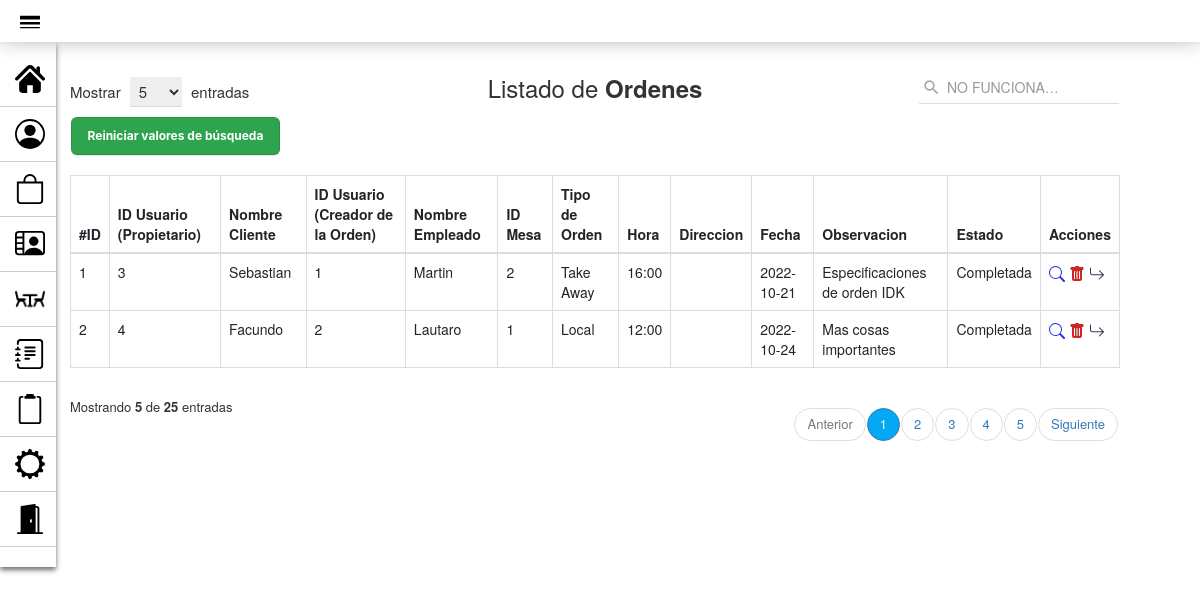
The page /PAGINA_GestionOrdenes.php on the database as committed earlier.
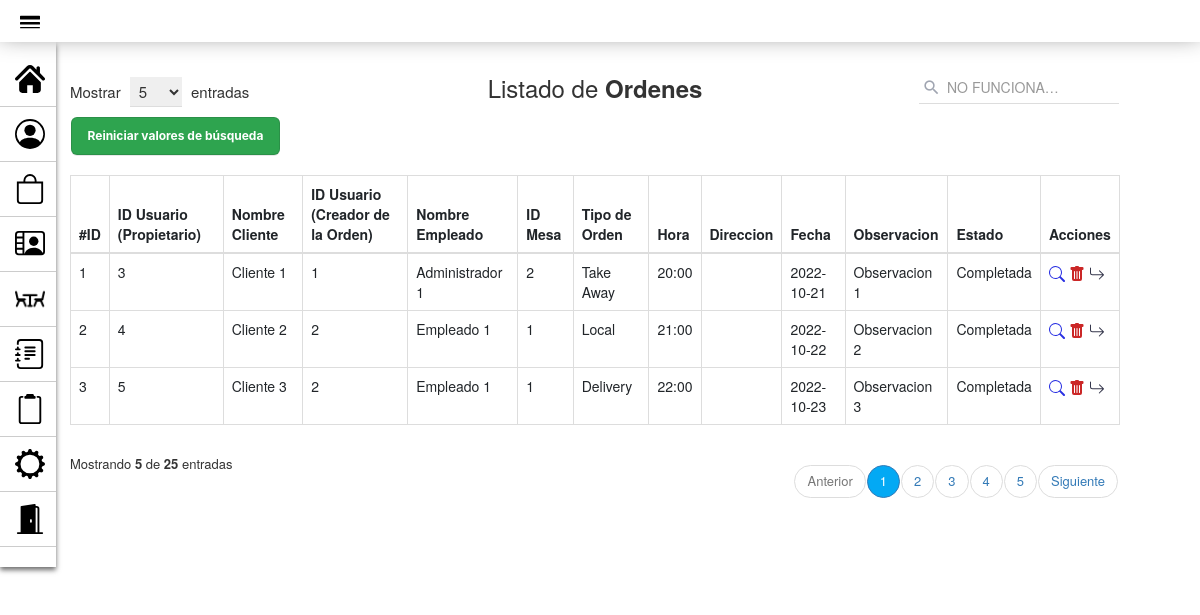
The same page on the database as committed later.
### tables this page shows
CREATE TABLE `orden` (
  `id_orden` int(10) PRIMARY KEY NOT NULL AUTO_INCREMENT COMMENT 'ID de la orden',  
  `cliente_orden` int(10) NULL COMMENT '',
  `empleado_orden` int(10) NULL COMMENT '',
  `mesa_orden` int(10) NULL COMMENT '',
  `tipo_orden` enum('Local','Take Away','Delivery') NULL COMMENT 'Tipo de orden funcional',
  `hora` varchar(5) NOT NULL COMMENT '',
  `direccion` varchar(80) NULL COMMENT '',
  `fecha` date NOT NULL COMMENT 'Fecha de la orden realizada',
  `observacion` varchar(90) NULL COMMENT 'Comentarios para realizar el pedido',
  `estado_orden` enum('Generandose...','Pendiente','En Proceso','Completada') NOT NULL COMMENT 'Estado de la orden',
  CONSTRAINT cliente_orden FOREIGN KEY (cliente_orden) REFERENCES usuario(id_usuario),
  CONSTRAINT empleado_orden FOREIGN KEY (empleado_orden) REFERENCES usuario(id_usuario),
  CONSTRAINT mesa_orden FOREIGN KEY (mesa_orden) REFERENCES mesa(id_mesa)
);

### modelo/conexion.php (called while the page is built)
<?php
class Conectar{
    public static function conexion (){
        try{
            $host ="localhost";
            $user ="root";
            $pass="";
            $bd="proyecto_grupo2";
            $con = mysqli_connect($host,$user,$pass);
            mysqli_select_db($con,$bd);
            return $con;
        }catch(Exception $e){
    die('Error'.$e->getMessage());
    echo "La linea de error " . $e->getLine();
        }
    }
    }
?>

### modelo/Orden.php (called while the page is built, shortened)
<?php
class Orden
{
    private $con;
    private $orden;
    public function __construct()
    {
        require_once("conexion.php");
        $this->con = conectar::conexion();
    }
    public function listar_ordenes()
    {
        $sql = "SELECT *
        FROM orden ORDER BY id_orden";
        $query = mysqli_query($this->con, $sql);
        while ($filas = mysqli_fetch_array($query)) {
            $this->orden[] = $filas;
        }
        return $this->orden;
    }
}
?>

### vista/Orden_view.php (the view, shortened to what the changed rows need)
<!DOCTYPE html>
<html lang="es">
<head>
    <link rel="stylesheet" href="assets/styles2.css">
    <link href="https://cdn.jsdelivr.net/npm/bootstrap@5.2.0/dist/css/bootstrap.min.css" rel="stylesheet">
    <link href="https://maxcdn.bootstrapcdn.com/bootstrap/3.3.7/css/bootstrap.min.css" rel="stylesheet">
</head>
<body>
    <div class="container">
        <div class="table-responsive">
            <div class="table-wrapper">
                <div class="table-title">
                    <div class="row">
                        <div class="col-xs-4">
                            <h2 class="text-center">Listado de <b>Ordenes</b></h2>
                        </div>
                        <?php require_once("vista/buscar_orden_view.php"); ?>
                        <table class="table table-bordered">
                            <thead>
                                <tr>
                                    <th>#ID</th>
                                    <th>ID Usuario (Propietario)</th>
                                    <th>Nombre Cliente</th>
                                    <th>ID Usuario (Creador de la Orden)</th>
                                    <th>Nombre Empleado</th>
                                    <th>ID Mesa</th>
                                    <th>Tipo de Orden</th>
                                    <th>Hora</th>
                                    <th>Direccion</th>
                                    <th>Fecha</th>
                                    <th>Observacion</th>
                                    <th>Estado</th>
                                    <th>Acciones</th>
                                </tr>
                            </thead>
                            <tbody>
                                <?php foreach ($matrizOrden as $orden) : ?>
                                    <tr>
                                        <td scope="row"><?php echo $orden['id_orden'] ?></td>
                                        <td><?php echo $orden['cliente_orden'] ?></td>
                                        <td><?php echo $_SESSION['cliente_orden'] ?></td>
                                        <td><?php echo $orden['empleado_orden'] ?></td>
                                        <td><?php echo $_SESSION['empleado_orden'] ?></td>
                                        <td><?php echo $orden['mesa_orden'] ?></td>
                                        <td><?php echo $orden['tipo_orden'] ?></td>
                                        <td><?php echo $orden['hora'] ?></td>
                                        <td><?php echo $orden['direccion'] ?></td>
                                        <td><?php echo $orden['fecha'] ?></td>
                                        <td><?php echo $orden['observacion'] ?></td>
                                        <td><?php echo $orden['estado_orden'] ?></td>
                                        <td>
                                            <a href="VerOrden_pagina.php?id=<?php echo $orden['id_orden'] ?>" title="Ver Orden"><img src="assets/iconos/icono-lupa.svg"></a>
                                            <a href="controlador/eliminar_Orden_controlador.php?id=<?php echo $orden['id_orden'] ?>" title="Eliminar" onclick="javascript:return asegurar();"><img src="assets/iconos/icono-papelera.svg"></a>
                                            <a href="controlador/AvanzarEstadoOrden_controlador.php?id=<?php echo $orden['id_orden'] ?>" title="Avanzar Estado"><img src="assets/iconos/icono-flecha.svg"></a>
                                        </td>
                                    </tr>
                                <?php endforeach; ?>
                            </tbody>
                        </table>
                    </div>
                </div>
</body>
</html>

Rows that differ between the two databases and show on the page:
changed orden "Take Away": cliente_orden "Sebastian" → "Cliente 1"; empleado_orden "Martin" → "Administrador 1"; hora "16:00" → "20:00"; observacion "Especificaciones de orden IDK" → "Observacion 1"
changed orden "Local": cliente_orden "Facundo" → "Cliente 2"; empleado_orden "Lautaro" → "Empleado 1"; hora "12:00" → "21:00"; fecha "2022-10-24" → "2022-10-22"; observacion "Mas cosas importantes" → "Observacion 2"
added orden: id_orden "3", cliente_orden "5", cliente_orden "Cliente 3", empleado_orden "2", empleado_orden "Empleado 1", mesa_orden "1", tipo_orden "Delivery", hora "22:00", fecha "2022-10-23", observacion "Observacion 3", estado_orden "Completada"
